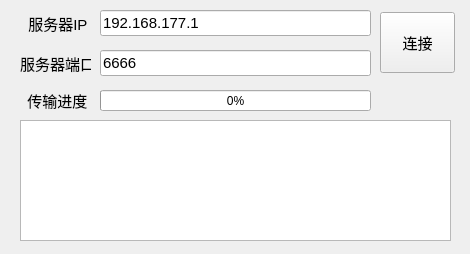
<?xml version="1.0" encoding="UTF-8"?>
<ui version="4.0">
 <class>Client</class>
 <widget class="QWidget" name="Client">
  <property name="geometry">
   <rect>
    <x>0</x>
    <y>0</y>
    <width>470</width>
    <height>254</height>
   </rect>
  </property>
  <property name="windowTitle">
   <string>Form</string>
  </property>
  <widget class="QLineEdit" name="lineEdit_ip">
   <property name="geometry">
    <rect>
     <x>100</x>
     <y>10</y>
     <width>271</width>
     <height>26</height>
    </rect>
   </property>
   <property name="minimumSize">
    <size>
     <width>0</width>
     <height>25</height>
    </size>
   </property>
   <property name="font">
    <font>
     <pointsize>11</pointsize>
    </font>
   </property>
   <property name="text">
    <string>192.168.177.1</string>
   </property>
  </widget>
  <widget class="QLineEdit" name="lineEdit_port">
   <property name="geometry">
    <rect>
     <x>100</x>
     <y>50</y>
     <width>271</width>
     <height>26</height>
    </rect>
   </property>
   <property name="minimumSize">
    <size>
     <width>0</width>
     <height>25</height>
    </size>
   </property>
   <property name="font">
    <font>
     <pointsize>11</pointsize>
    </font>
   </property>
   <property name="text">
    <string>6666</string>
   </property>
  </widget>
  <widget class="QLabel" name="label">
   <property name="geometry">
    <rect>
     <x>20</x>
     <y>10</y>
     <width>71</width>
     <height>26</height>
    </rect>
   </property>
   <property name="minimumSize">
    <size>
     <width>0</width>
     <height>25</height>
    </size>
   </property>
   <property name="font">
    <font>
     <pointsize>11</pointsize>
    </font>
   </property>
   <property name="text">
    <string>  服务器IP</string>
   </property>
  </widget>
  <widget class="QLabel" name="label_2">
   <property name="geometry">
    <rect>
     <x>20</x>
     <y>50</y>
     <width>71</width>
     <height>26</height>
    </rect>
   </property>
   <property name="minimumSize">
    <size>
     <width>0</width>
     <height>25</height>
    </size>
   </property>
   <property name="font">
    <font>
     <pointsize>11</pointsize>
    </font>
   </property>
   <property name="text">
    <string>服务器端口</string>
   </property>
  </widget>
  <widget class="QPushButton" name="pushButton_connect">
   <property name="geometry">
    <rect>
     <x>380</x>
     <y>12</y>
     <width>75</width>
     <height>61</height>
    </rect>
   </property>
   <property name="font">
    <font>
     <pointsize>11</pointsize>
    </font>
   </property>
   <property name="text">
    <string>连接</string>
   </property>
  </widget>
  <widget class="QProgressBar" name="progressBar">
   <property name="geometry">
    <rect>
     <x>100</x>
     <y>90</y>
     <width>271</width>
     <height>21</height>
    </rect>
   </property>
   <property name="value">
    <number>0</number>
   </property>
  </widget>
  <widget class="QLabel" name="label_3">
   <property name="geometry">
    <rect>
     <x>19</x>
     <y>90</y>
     <width>71</width>
     <height>20</height>
    </rect>
   </property>
   <property name="font">
    <font>
     <pointsize>11</pointsize>
    </font>
   </property>
   <property name="text">
    <string>  传输进度</string>
   </property>
  </widget>
  <widget class="QLabel" name="label_speed">
   <property name="geometry">
    <rect>
     <x>379</x>
     <y>90</y>
     <width>81</width>
     <height>20</height>
    </rect>
   </property>
   <property name="font">
    <font>
     <pointsize>11</pointsize>
    </font>
   </property>
   <property name="text">
    <string/>
   </property>
  </widget>
  <widget class="QTextEdit" name="textEdit_filemsg">
   <property name="geometry">
    <rect>
     <x>20</x>
     <y>120</y>
     <width>431</width>
     <height>121</height>
    </rect>
   </property>
  </widget>
 </widget>
 <resources/>
 <connections/>
</ui>
